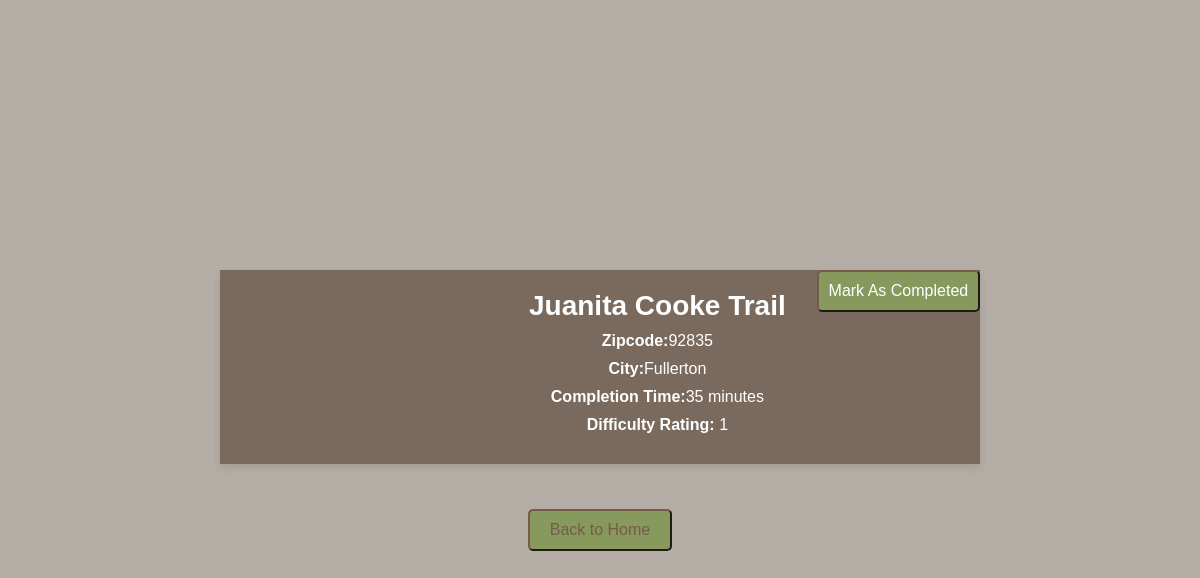
Screenshot of /Website/hike_details.php?trailid=1 with the database file from the repository.
### tables this page shows
CREATE TABLE TRAILS (
	trailID int(5) serial default value,
    trail_name varchar(50) NOT NULL,
    zipcode int(5) NOT NULL,
    city varchar(35) NOT NULL,
     
     
     
     
    difficulty int(1) ,
    completion_time int(4),
    maplink varchar(500),
    PRIMARY KEY (trailID)

);

### Website/PHP/hikedetails.php (called while the page is built, shortened)
<?php
include('connect.php');
$trailID = $_GET['trailid'];
$query = "SELECT * FROM TRAILS where trailID = '$trailID'";
$result = mysqli_query($link, $query);
$row = $result->fetch_assoc();
$trailname = $row["trail_name"];
$zipcode = $row["zipcode"];
$city = $row["city"];
$difficulty = $row["difficulty"];
$hiketime = $row["completion_time"];
$maplink = $row["maplink"];

### Website/hike_details.php (the view, shortened to what this page needs)
<?php
include("PHP/hikedetails.php");
?>
<!DOCTYPE html>
<html lang="en">
<head>
    <link rel="stylesheet" href="CSS/styles.css">
</head>
<body>
<div class="hike-details-container">
    <div class="map-container">
        <iframe src="<?php echo($maplink)?>"
            width="1000"
            height="750"
            style="border:0;"
            allowfullscreen=""
            loading="lazy"
>
        </iframe>
    </div>
    <div id="hike-details" class="hike-details">
    <h2><?php echo($trailname)?></h2>
        <p><strong>Zipcode:</strong><?php echo($zipcode)?></p>
        <p><strong>City:</strong><?php echo($city)?></p>
        <p><strong>Completion Time:</strong><?php echo($hiketime)?> minutes</p>
        <p><strong>Difficulty Rating:</strong> <?php echo($difficulty)?></p>
    </div>
    <form action="PHP/markcomplete.php" method="get">
        <button type="submit" class="complete-button">Mark As Completed</button>
    </form>
</div>
</body>
<footer>
    <button class= "btlogin-button" onclick=location.href="index.php">Back to Home</button>
</footer>
</html>

### Website/CSS/styles.css (style rules this page uses)
* { margin: 0; padding: 0; }
h2 { color: #ffffff; font-size: 175%; text-align: center; text-shadow: #333; }
p { color: #b5aea6; text-align: center; margin-bottom: 100px; }
body { background-color: #b5aea6; font-family: serif; font-size: 100%; }
.btlogin-button { background-color: #87995c; border-color: #765c48; border-radius: 5px; color: #765c48; text-shadow: #333; cursor: pointer; font-size: 16px; margin-top: 25px; padding: 10px 20px; }
.complete-button { background-color: #87995c; border-color: #765c48; border-radius: 5px; color: #fff; text-shadow: #333; cursor: pointer; font-size: 16px; padding: 10px 10px; }

### Website/hike_details.php (style rules this page uses)
body { font-family: 'Arial', sans-serif; margin: 0; padding: 0; display: flex; flex-direction: column; justify-content: center; align-items: center; height: 100vh; }
.hike-details-container { display: flex; max-width: 1000px; margin: 20px; box-shadow: 0 4px 8px rgba(0, 0, 0, 0.1); overflow: hidden; background-color: #7a6a5d; }
.map-container { flex: 1; overflow: hidden; }
.map-container iframe { width: 100%; height: 100%; border: 0; }
.hike-details { flex: 1; padding: 20px; }
p { margin: 10px 0; color: #fff; }

### rows the page displays
trails: trail_name "Juanita Cooke Trail", zipcode "92835", city "Fullerton", completion_time "35", difficulty "1"
